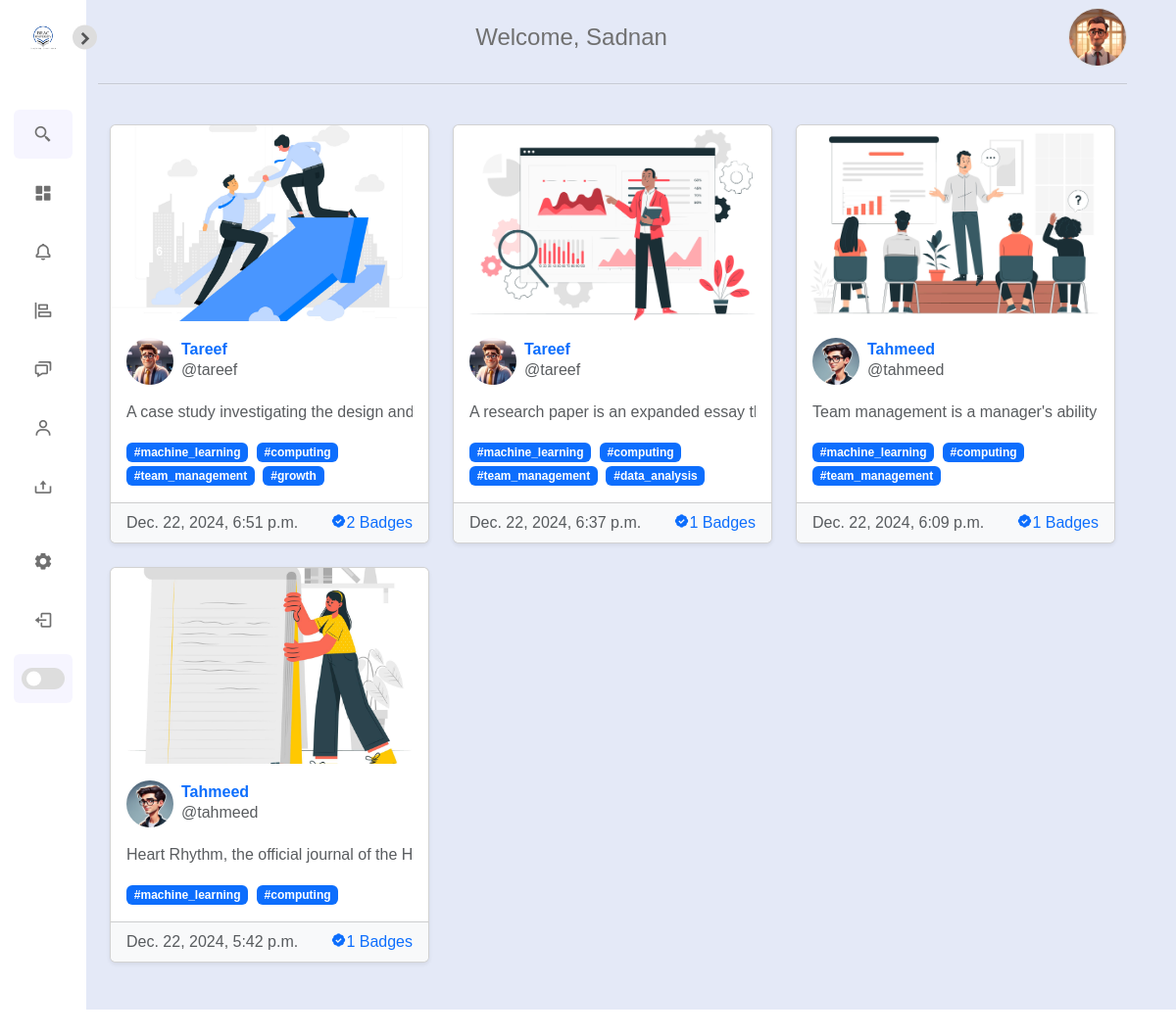
The page /post/ (signed in) on the database its author committed.
### authy/models.py (models this page shows)
class Profile(models.Model):
	user = models.OneToOneField(User, on_delete=models.CASCADE)
	first_name = models.CharField(max_length=50, null=True, blank=True)
	last_name = models.CharField(max_length=50, null=True, blank=True)
	location = models.CharField(max_length=50, null=True, blank=True)
	url = models.CharField(max_length=80, null=True, blank=True)
	profile_info = models.TextField(max_length=150, null=True, blank=True)
	created = models.DateField(auto_now_add=True)
	favorites = models.ManyToManyField(Post)
	picture = models.ImageField(upload_to=user_directory_path, blank=True, null=True, verbose_name='Picture')

### post/models.py (models this page shows, shortened)
class Post(models.Model):
    id = models.UUIDField(primary_key=True, default=uuid.uuid4, editable=False)
    picture = models.ImageField(upload_to=user_directory_path, verbose_name='Picture', null=False)
    caption = models.TextField(max_length=1500, verbose_name='Caption')
    posted = models.DateTimeField(auto_now_add=True)
    tags = models.ManyToManyField(Tag, related_name='posts')
    user = models.ForeignKey(User, on_delete=models.CASCADE)
    likes = models.IntegerField(default=0)
    def get_absolute_url(self):
        return reverse('postdetails', args=[str(self.id)])

class Tag(models.Model):
    title = models.CharField(max_length=75, verbose_name='Tag')
    slug = models.SlugField(null=False, unique=True)
    class Meta:
        verbose_name_plural = 'Tags'
    def get_absolute_url(self):
        return reverse('tags', args=[self.slug])
    def __str__(self):
        return self.title

### post/views.py (the view)
# urls.py: path('', index, name='index'),
@login_required
@never_cache
def index(request):
	user = request.user
	posts = Stream.objects.filter(user=user)
	group_ids = []
	for post in posts:
		group_ids.append(post.post_id)
	post_items = Post.objects.filter(id__in=group_ids).all().order_by('-posted')
	template = loader.get_template('index.html')
	context = {
		'post_items': post_items,
	}
	return HttpResponse(template.render(context, request))

### direct/views.py (called while the page is built)
def checkDirects(request):
	directs_count = 0
	if request.user.is_authenticated:
		directs_count = Message.objects.filter(user=request.user, is_read=False).count()
	return {'directs_count':directs_count}

### notifications/views.py (called while the page is built)
def CountNotifications(request):
	count_notifications = 0
	if request.user.is_authenticated:
		count_notifications = Notification.objects.filter(user=request.user, is_seen=False).count()
	return {'count_notifications':count_notifications}

### Config/templates/index.html (shortened to what this page needs)
{% extends 'base.html' %}
{% load static %}
{% block content %}
    <div class="row align-items-center">
      <div class="col text-center">
        <h4 class="mb-3 mt-3">Welcome,
          {% if request.user.profile.first_name %}
            {{ request.user.profile.first_name }}
          {% else %}
            Unknown
          {% endif %}
        </h4>
      </div>
      <div class="col-auto">
        {% if user.profile.picture %}
        <a href="{{ user.profile.get_absolute_url }}">
          <img class="rounded-circle img-fluid border"
               src="{{ user.profile.picture.url }}"
               alt="Profile Picture"
               style="width: 60px; height: 60px; object-fit: cover;">
        </a>
        {% else %}
        <img class="rounded-circle img-fluid border"
             src="{% static 'img/person.jpg' %}"
             alt="Pic"
             style="width: 60px; height: 60px; object-fit: cover;">
        {% endif %}
      </div>
    </div>
<hr class="mb-4">
<div class="container-fluid py-3">
    <div class="row g-4">
        {% for post_item in post_items %}
        <div class="col-12 col-md-6 col-lg-4">
            <div class="card h-100 shadow-sm">
                <div class="card-image">
                    {% if post_item.picture %}
                    <a href="{{ post_item.get_absolute_url }}">
                        <img src="{{ post_item.picture.url }}"
                             class="card-img-top rounded-top"
                             style="height: 200px; object-fit: cover;"
                             alt="Post Image">
                    </a>
                    {% else %}
                    <img src="{% static 'media/def.png' %}"
                         class="card-img-top rounded-top"
                         alt="Default Image">
                    {% endif %}
                </div>
                <div class="card-body">
                    <div class="d-flex align-items-center mb-3">
                        <a href="{% url 'profile' post_item.user %}">
                        {% if post_item.user.profile.picture %}
                        <img src="{{ post_item.user.profile.picture.url }}"
                             alt="User Profile"
                             class="rounded-circle me-2"
                             style="width: 48px; height: 48px;">
                        {% else %}
                        <img src="{% static 'img/logo.png' %}"
                             alt="Default Profile"
                             class="rounded-circle me-2"
                             style="width: 48px; height: 48px;">
                        {% endif %}
                        </a>
                        <div class="flex-grow-1">
                            <a href="{% url 'profile' post_item.user %}" class="text-decoration-none">
                                <h6 class="mb-0 text-truncate fw-bold">
                                    {% if post_item.user.profile.first_name %}
                                    {{ post_item.user.profile.first_name }} {{ post_item.profile.user.last_name }}
                                    {% else %}
                                    BRAC University
                                    {% endif %}
                                </h6>
                            </a>
                            <p class="text-muted small mb-0 fs-6">@{{ post_item.user.username }}</p>
                        </div>
                    </div>
                    <p class="card-text text-muted text-truncate mb-3 small fs-6"
                       style="max-height: 4.5em; overflow: hidden; line-height: 1.5em;">
                        {{ post_item.caption }}
                    </p>
                    <div class="fs-6">
                        {% for tag in post_item.tags.all %}
                        <a href="{{ tag.get_absolute_url }}" class="badge bg-primary text-decoration-none me-1">#{{ tag }}</a>
                        {% endfor %}
                    </div>
                </div>
                <div class="card-footer bg-light d-flex justify-content-between align-items-center text-muted small fs-6">
                    <span> <time datetime="{{ post_item.posted }}">{{ post_item.posted }}</time></span>
                    <a href="{% url 'postlike' post_item.id %}" class="text-decoration-none">
                        <i class='bx bxs-badge-check'></i>{{ post_item.likes }} Badges
                    </a>
                </div>
            </div>
        </div>
        {% endfor %}
    </div>
</div>
{% endblock %}

### Config/static/css/style1.css (style rules this page uses)
* { font-family: sans-serif; margin: 0; padding: 0; box-sizing: border-box; }
:root { --body-color: #E4E9F7; --sidebar-color: #FFF; --primary-color: #5d5c5e; --primary-color-light: #F6F5FF; --toggle-color: #DDD; --text-color: #707070; --tran-02: all 0.2s ease; --tran-03: all 0.3s ease; --tran-04: all 0.4s ease; --tran-05: all 0.5s ease; }
body { height: 100vh; background: var(--body-color); transition: var(--tran-02); }
body { overflow-x: hidden; }
.card-body .text-truncate { white-space: nowrap; overflow: hidden; text-overflow: ellipsis; }
.card-text.text-truncate { display: -webkit-box; -webkit-line-clamp: 3; -webkit-box-orient: vertical; overflow: hidden; }

### rows shown on the page
Post: picture (picture), user.profile.picture (picture), user.profile.first_name "Tareef", user.username "tareef", caption "A case study investigating the design a…", posted "Dec. 22, 2024, 6:51 p.m.", likes "2"
Tag: title "machine_learning"
Tag: title "computing"
Tag: title "team_management"
Tag: title "growth"
Post: picture (picture), user.profile.picture (picture), user.profile.first_name "Tareef", user.username "tareef", caption "A research paper is an expanded essa…", posted "Dec. 22, 2024, 6:37 p.m.", likes "1"
Tag: title "data_analysis"
Post: picture (picture), user.profile.picture (picture), user.profile.first_name "Tahmeed", user.username "tahmeed", caption "Team management is a manager's abil…", posted "Dec. 22, 2024, 6:09 p.m.", likes "1"
Post: picture (picture), user.profile.picture (picture), user.profile.first_name "Tahmeed", user.username "tahmeed", caption "Heart Rhythm, the official journal of th…", posted "Dec. 22, 2024, 5:42 p.m.", likes "1"

### other values the page prints
{{ count_notifications }} "6"
{{ request.user.profile.first_name }} "Sadnan"
